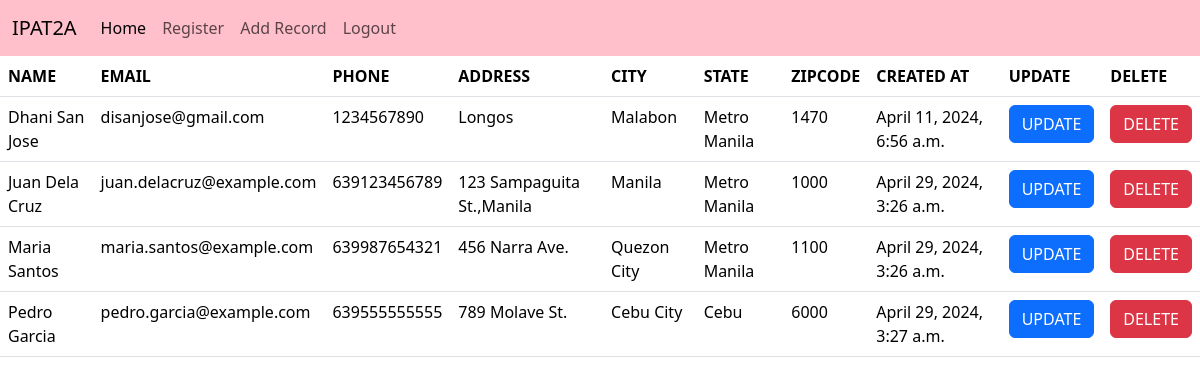
The app's page / (signed in), older data.
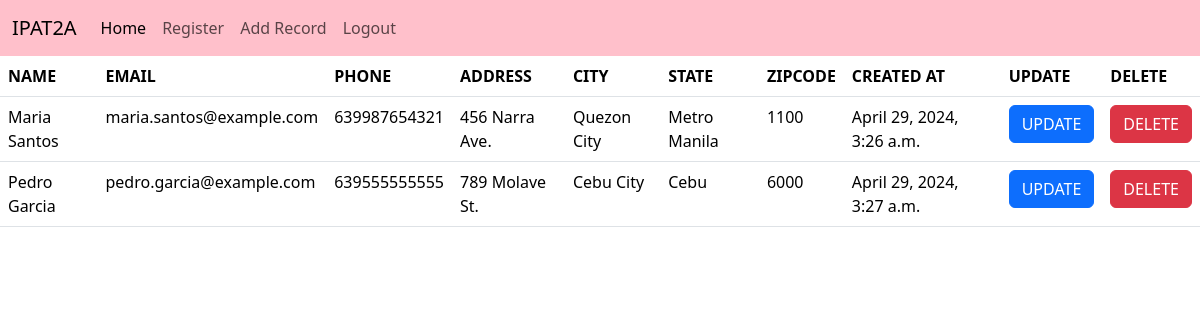
The same page, newer data.
### dcrm/models.py (models this page shows, shortened)
class Record(models.Model):
    created_at = models.DateTimeField(auto_now_add=True)
    first_name = models.CharField(max_length=50)
    last_name =  models.CharField(max_length=50)
    email =  models.CharField(max_length=100)
    phone = models.CharField(max_length=15)
    address =  models.CharField(max_length=100)
    city =  models.CharField(max_length=50)
    state =  models.CharField(max_length=50)
    zipcode =  models.CharField(max_length=20)

### dcrm/views.py (the view, shortened to what this page needs)
# urls.py: path('', views.home, name='home'),
def home(request):
    records = Record.objects.all()
    return render(request, 'home.html', {'records':records})

### dcrm/templates/home.html (shortened to what this page needs)
{% extends 'base.html' %}
{% block content %}
{% if user.is_authenticated %}
<table class="table">
    <thead>
        <tr>
        <th>NAME</th>
        <th>EMAIL</th>
        <th>PHONE</th>
        <th>ADDRESS</th>
        <th>CITY</th>
        <th>STATE</th>
        <th>ZIPCODE</th>
        <th>CREATED AT</th>
        <th>UPDATE</th>
        <th>DELETE</th>
    </tr>
    </thead>
<tbody>
    {% if records %}
        {% for record in records %}
            <tr>
                <td>{{ record.first_name }} {{record.last_name}}</td>
                <td>{{ record.email }}</td>
                <td>{{ record.phone }}</td>
                <td>{{ record.address }}</td>
                <td>{{ record.city }}</td>
                <td>{{ record.state }}</td>
                <td>{{ record.zipcode }}</td>
                <td>{{ record.created_at }}</td>
                <td><a href="{% url 'update_record' record.id %}"><button class="btn btn-primary" value="{{ record.id }}">UPDATE</button></a></td>
                <td>
                        <button type="button" class="btn btn-danger" data-bs-toggle="modal" data-bs-target="#staticBackdrop">
                            DELETE
                            </button>
                </td>
            </tr>
        {% endfor %}
    {% endif %}
</tbody>
</table>
{% endif %}
{% endblock %}

### dcrm/templates/base.html (shortened to what this page needs)
<!doctype html>
<html lang="en">
  <head>
    <link href="https://cdn.jsdelivr.net/npm/bootstrap@5.3.3/dist/css/bootstrap.min.css" rel="stylesheet">
  </head>
  {% include 'navbar.html' %}
  <body>
    {% block content %}
    {% endblock content %}
  </body>
</html>

### dcrm/templates/navbar.html (shortened to what this page needs)
<nav class="navbar navbar-expand-lg bg-pink" >
    <div class="container-fluid">
      <a class="navbar-brand" href="#">IPAT2A</a>
      <div class="collapse navbar-collapse" id="navbarNav">
        <ul class="navbar-nav">
          <li class="nav-item">
            <a class="nav-link active" aria-current="page" href="{% url 'home' %}">Home</a>
          </li>
          <li class="nav-item">
            <a class="nav-link" href="{% url 'register' %}">Register</a>
          </li>
          <li class="nav-item">
            <a class="nav-link" href="{% url 'add_record' %}">Add Record</a>
          </li>
          <li class="nav-item">
            <a class="nav-link" href="{% url 'logout' %}">Logout</a>
          </li>
        </ul>
      </div>
    </div>
  </nav>

### dcrm/templates/navbar.html (style rules this page uses)
.bg-pink { background-color: pink !important; }

Row changes from the older to the newer data that the page shows:
removed Record: first_name "Dhani", last_name "San Jose", email "disanjose@gmail.com", phone "1234567890", address "Longos", city "Malabon", state "Metro Manila", zipcode "1470", created_at "April 11, 2024, 6:56 a.m.", {{ record.id }} 1 (drawn)
removed Record: first_name "Juan", last_name "Dela Cruz", email "juan.delacruz@example.com", phone "639123456789", address "123 Sampaguita St.,Manila", city "Manila", state "Metro Manila", zipcode "1000", created_at "April 29, 2024, 3:26 a.m.", {{ record.id }} 2 (drawn)
